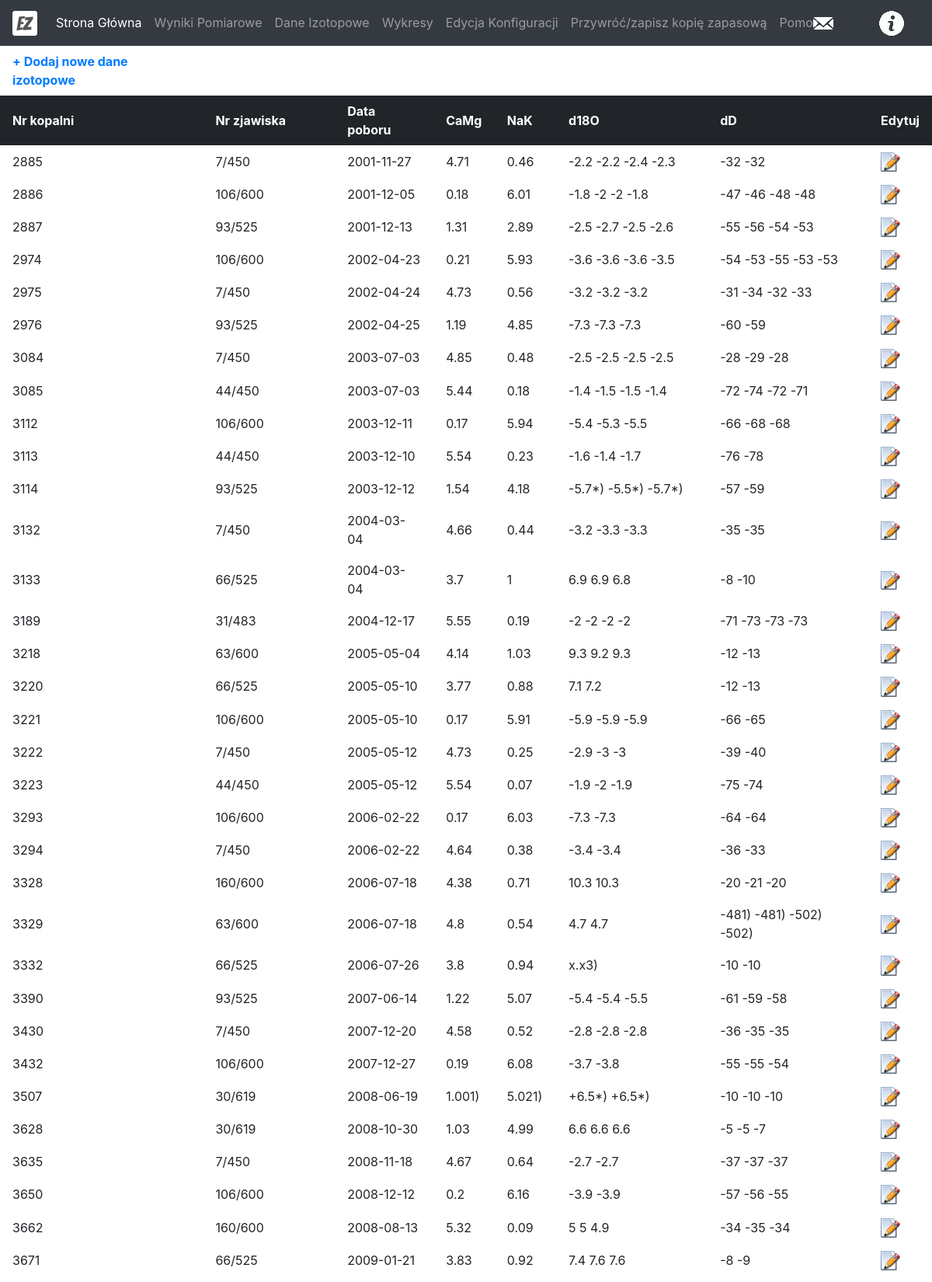
Page /isotopes (upper part) on the committed database.
### tables this page shows
CREATE TABLE izotopy(
 id INTEGER PRIMARY KEY AUTOINCREMENT,
 nr_kopalni	VARCHAR,
 nr_zjawiska VARCHAR,
 data_poboru VARCHAR,
 camg VARCHAR,
 nak VARCHAR,
 d18o VARCHAR,
 dd VARCHAR
);

### main.py (the view)
@app.route('/isotopes')
def isotopes():
    isotopes = getAllIsotopes()
    convertNulls(isotopes)
    return render_template('isotope.html', isotopes=isotopes)

### dbUtils.py (called while the page is built)
def dict_factory(cursor, row):
    d = OrderedDict()
    for idx, col in enumerate(cursor.description):
        d[col[0]] = row[idx]
    return d

def getAllIsotopes():
    conn = sqlite3.connect('data.db')
    cursor = conn.cursor()
    query = 'select * from izotopy'
    isotopes = []
    for row in cursor.execute(query):
        isotope = dict_factory(cursor, row)
        isotopes.append(isotope)
    conn.close()
    return isotopes

def convertNulls(sampleList, character='--'):
    for index, sample in enumerate(sampleList):
        for key, value in sample.items():
            if value==None:
                sampleList[index][key]=character

### templates/isotope.html
{% extends 'layout.html' %}
{% block body %}
	<div>
		<table class="tableFixHead">
  			<thead class="thead-dark">
			  <tr>
				  <td><a href="/addIsotope"> <b>+ Dodaj nowe dane izotopowe</b></a></td>
			  </tr>
  			  <tr>
				  <th scope="col" class="nr_kopalni">Nr kopalni</th>
				  <th scope="col" class="nr_zjawiska">Nr zjawiska</th>
				  <th scope="col" class="data_poboru">Data poboru</th>
				  <th scope="col" class="camg">CaMg</th>
				  <th scope="col" class="nak">NaK</th>
				  <th scope="col" class="d18o">d18O</th>
				  <th scope="col" class="dd">dD</th>
				  <th scope="col" >Edytuj</th>
  			  </tr>
  			</thead>
  			<tbody>
			  {% for isotope in isotopes %}
  			  <tr>
				  <td class="nr_kopalni">{{isotope.nr_kopalni}}</td>
				  <td class="nr_zjawiska">{{isotope.nr_zjawiska}}</td>
				  <td class="data_poboru">{{isotope.data_poboru}}</td>
				  <td class="camg">{{isotope.camg}}</td>
				  <td class="nak">{{isotope.nak}}</td>
				  <td class="d18o">{{isotope.d18o}}</td>
				  <td class="dd">{{isotope.dd}}</td>
				  <td> <a href="/editIsotope/{{isotope.id}}"><img src="{{ url_for('static', filename = 'editIcon.png') }}"  width="50%" height="50%"/></a></td>
  			  </tr>
			  {% endfor %}
  			</tbody>
		</table>
	</div>
{% endblock %}

### templates/layout.html (shortened to what this page needs)
<!DOCTYPE html>
<html lang="zxx" class="no-js" style="height: 100%; margin: 0;">
	<head>
		<link rel="stylesheet" href="{{ url_for('static', filename = 'bootstrap.min.css') }}">
		<link rel="stylesheet" href="{{ url_for('static', filename = 'style.css') }}">
	</head>
	<body style="height:100%">
    <div class="wrapper" style="min-height:100%; margin-bottom: -56px; ">
    <nav class="navbar navbar-expand-lg navbar-dark bg-dark">
      <a class="navbar-brand" href="#"><img src="{{ url_for('static', filename='favicon-32x32.png') }}"></a>
      <div class="collapse navbar-collapse" id="navbarNavDropdown">
        <ul class="navbar-nav">
          <li class="nav-item active">
            <a class="nav-link" href="/">Strona Główna <span class="sr-only">(current)</span></a>
          </li>
          <li class="nav-item">
            <a class="nav-link" href="/samples">Wyniki Pomiarowe</a>
          </li>
          <li class="nav-item">
            <a class="nav-link" href="/isotopes">Dane Izotopowe</a>
          </li>
          <li class="nav-item">
            <a class="nav-link" href="/charts">Wykresy</a>
          </li>
          <li class="nav-item">
            <a class="nav-link" href="/editConfig">Edycja Konfiguracji</a>
          </li>
          <li class="nav-item">
            <a class="nav-link" href="/backup">Przywróć/zapisz kopię zapasową</a>
          </li>
          <li class="nav-item">
            <a class="nav-link" href="/help">Pomoc</a>
          </li>
        </ul>
      </div>
      <div class="collapse navbar-collapse" id="navbarNavDropdown" style="position: absolute; left: auto; right: 0;">
        <ul class="navbar-nav">
          <li class="nav-item">
            <a class="navbar-brand" href="mailto: test@test.pl"><img src="{{ url_for('static', filename='mail-icon-32x32.png') }}" style="margin-right: 20px; margin-left: 20px;"></a>
          </li>
          <li class="nav-item">
            <a class="navbar-brand" href="/info"><img src="{{ url_for('static', filename='info-icon-32.png') }}" style="margin-right: 20px; margin-left: 20px"></a>
          </li>
        </ul>
      </div>
    </nav>
    {% block body %}{% endblock %}
    </div>
    </body>
</html>

### static/style.css (style rules this page uses)
.tableFixHead { overflow-y: auto; height: 100px; }
.tableFixHead th { position: sticky; top: 0; }
table { border-collapse: collapse; width: 100%; }
th, td { padding: 8px 16px; }
th { color: #fff; background-color: #212529; border-color: #32383e; }

### rows in the picture
izotopy: nr_kopalni "2885", nr_zjawiska "7/450", data_poboru "2001-11-27", camg "4.71", nak "0.46", d18o "-2.2 -2.2 -2.4 -2.3", dd "-32 -32"
izotopy: nr_kopalni "2886", nr_zjawiska "106/600", data_poboru "2001-12-05", camg "0.18", nak "6.01", d18o "-1.8 -2 -2 -1.8", dd "-47 -46 -48 -48"
izotopy: nr_kopalni "2887", nr_zjawiska "93/525", data_poboru "2001-12-13", camg "1.31", nak "2.89", d18o "-2.5 -2.7 -2.5 -2.6", dd "-55 -56 -54 -53"
izotopy: nr_kopalni "2974", nr_zjawiska "106/600", data_poboru "2002-04-23", camg "0.21", nak "5.93", d18o "-3.6 -3.6 -3.6 -3.5", dd "-54 -53 -55 -53 -53"
izotopy: nr_kopalni "2975", nr_zjawiska "7/450", data_poboru "2002-04-24", camg "4.73", nak "0.56", d18o "-3.2 -3.2 -3.2", dd "-31 -34 -32 -33"
izotopy: nr_kopalni "2976", nr_zjawiska "93/525", data_poboru "2002-04-25", camg "1.19", nak "4.85", d18o "-7.3 -7.3 -7.3", dd "-60 -59"
izotopy: nr_kopalni "3084", nr_zjawiska "7/450", data_poboru "2003-07-03", camg "4.85", nak "0.48", d18o "-2.5 -2.5 -2.5 -2.5", dd "-28 -29 -28"
izotopy: nr_kopalni "3085", nr_zjawiska "44/450", data_poboru "2003-07-03", camg "5.44", nak "0.18", d18o "-1.4 -1.5 -1.5 -1.4", dd "-72 -74 -72 -71"
izotopy: nr_kopalni "3112", nr_zjawiska "106/600", data_poboru "2003-12-11", camg "0.17", nak "5.94", d18o "-5.4 -5.3 -5.5", dd "-66 -68 -68"
izotopy: nr_kopalni "3113", nr_zjawiska "44/450", data_poboru "2003-12-10", camg "5.54", nak "0.23", d18o "-1.6 -1.4 -1.7", dd "-76 -78"
izotopy: nr_kopalni "3114", nr_zjawiska "93/525", data_poboru "2003-12-12", camg "1.54", nak "4.18", d18o "-5.7*) -5.5*) -5.7*)", dd "-57 -59"
izotopy: nr_kopalni "3132", nr_zjawiska "7/450", data_poboru "2004-03-04", camg "4.66", nak "0.44", d18o "-3.2 -3.3 -3.3", dd "-35 -35"
izotopy: nr_kopalni "3133", nr_zjawiska "66/525", data_poboru "2004-03-04", camg "3.7", nak "1", d18o "6.9 6.9 6.8", dd "-8 -10"
izotopy: nr_kopalni "3189", nr_zjawiska "31/483", data_poboru "2004-12-17", camg "5.55", nak "0.19", d18o "-2 -2 -2 -2", dd "-71 -73 -73 -73"
izotopy: nr_kopalni "3218", nr_zjawiska "63/600", data_poboru "2005-05-04", camg "4.14", nak "1.03", d18o "9.3 9.2 9.3", dd "-12 -13"
izotopy: nr_kopalni "3220", nr_zjawiska "66/525", data_poboru "2005-05-10", camg "3.77", nak "0.88", d18o "7.1 7.2", dd "-12 -13"
izotopy: nr_kopalni "3221", nr_zjawiska "106/600", data_poboru "2005-05-10", camg "0.17", nak "5.91", d18o "-5.9 -5.9 -5.9", dd "-66 -65"
izotopy: nr_kopalni "3222", nr_zjawiska "7/450", data_poboru "2005-05-12", camg "4.73", nak "0.25", d18o "-2.9 -3 -3", dd "-39 -40"
izotopy: nr_kopalni "3223", nr_zjawiska "44/450", data_poboru "2005-05-12", camg "5.54", nak "0.07", d18o "-1.9 -2 -1.9", dd "-75 -74"
izotopy: nr_kopalni "3293", nr_zjawiska "106/600", data_poboru "2006-02-22", camg "0.17", nak "6.03", d18o "-7.3 -7.3", dd "-64 -64"
izotopy: nr_kopalni "3294", nr_zjawiska "7/450", data_poboru "2006-02-22", camg "4.64", nak "0.38", d18o "-3.4 -3.4", dd "-36 -33"
izotopy: nr_kopalni "3328", nr_zjawiska "160/600", data_poboru "2006-07-18", camg "4.38", nak "0.71", d18o "10.3 10.3", dd "-20 -21 -20"
izotopy: nr_kopalni "3329", nr_zjawiska "63/600", data_poboru "2006-07-18", camg "4.8", nak "0.54", d18o "4.7 4.7", dd "-481) -481) -502) -502)"
izotopy: nr_kopalni "3332", nr_zjawiska "66/525", data_poboru "2006-07-26", camg "3.8", nak "0.94", d18o "x.x3)", dd "-10 -10"
izotopy: nr_kopalni "3390", nr_zjawiska "93/525", data_poboru "2007-06-14", camg "1.22", nak "5.07", d18o "-5.4 -5.4 -5.5", dd "-61 -59 -58"
izotopy: nr_kopalni "3430", nr_zjawiska "7/450", data_poboru "2007-12-20", camg "4.58", nak "0.52", d18o "-2.8 -2.8 -2.8", dd "-36 -35 -35"
izotopy: nr_kopalni "3432", nr_zjawiska "106/600", data_poboru "2007-12-27", camg "0.19", nak "6.08", d18o "-3.7 -3.8", dd "-55 -55 -54"
izotopy: nr_kopalni "3507", nr_zjawiska "30/619", data_poboru "2008-06-19", camg "1.001)", nak "5.021)", d18o "+6.5*) +6.5*)", dd "-10 -10 -10"
izotopy: nr_kopalni "3628", nr_zjawiska "30/619", data_poboru "2008-10-30", camg "1.03", nak "4.99", d18o "6.6 6.6 6.6", dd "-5 -5 -7"
izotopy: nr_kopalni "3635", nr_zjawiska "7/450", data_poboru "2008-11-18", camg "4.67", nak "0.64", d18o "-2.7 -2.7", dd "-37 -37 -37"
izotopy: nr_kopalni "3650", nr_zjawiska "106/600", data_poboru "2008-12-12", camg "0.2", nak "6.16", d18o "-3.9 -3.9", dd "-57 -56 -55"
izotopy: nr_kopalni "3662", nr_zjawiska "160/600", data_poboru "2008-08-13", camg "5.32", nak "0.09", d18o "5 5 4.9", dd "-34 -35 -34"
izotopy: nr_kopalni "3671", nr_zjawiska "66/525", data_poboru "2009-01-21", camg "3.83", nak "0.92", d18o "7.4 7.6 7.6", dd "-8 -9"
